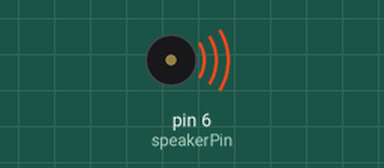
Recording of a sketch running on a simulated Arduino Uno, built with avr-gcc and run on an emulated ATmega328P. Shown: buzzer (waves = sounding).

Above: at 0.5 s.
Timing chart, 0 to 4.6 s (numbered marks = the images above):
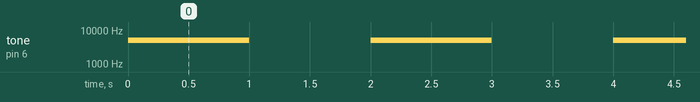

The sketch:

app.ino
```cpp
int speakerPin = 6;

void setup(){
}

void loop(){
    tone(speakerPin, 5000, 1000);
    delay(2000);
}
```

Measured:
- by itself, tone on pin 6 (speakerPin): alternates 5000 Hz for 1.0 s and silent for 1.0 s
